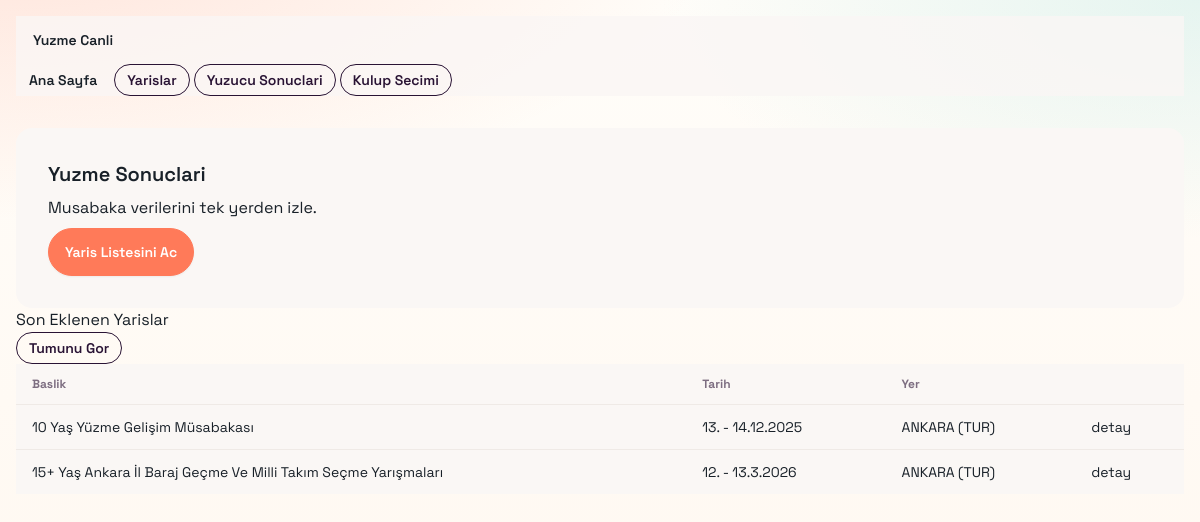
The app's page /, older data.
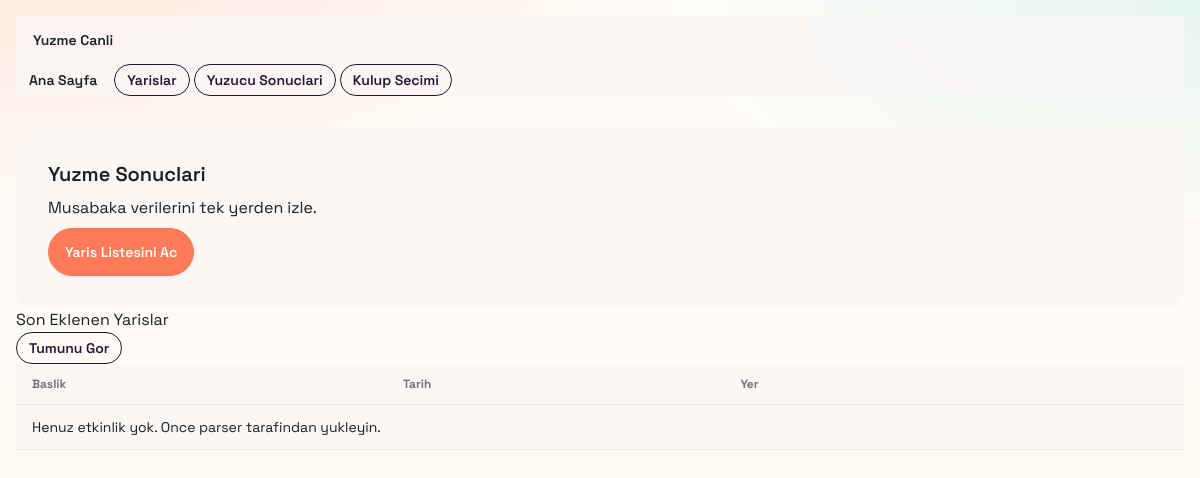
The same page, newer data.
### main/models.py (models this page shows, shortened)
class Event(models.Model):
    unique_name = models.CharField(max_length=100, unique=True, default="")
    title = models.CharField(max_length=255)
    date = models.CharField(max_length=64)
    location = models.CharField(max_length=255)
    class Meta:
        unique_together = [("title", "date", "location")]

### main/views.py (the view)
# urls.py: path('', views.home, name='home'),
def home(request):
    event_count = Event.objects.count()
    result_count = Result.objects.count()
    latest_events = Event.objects.order_by("-date", "title")[:5]
    context = {
        "event_count": event_count,
        "result_count": result_count,
        "latest_events": latest_events,
    }
    return render(request, "home.html", context)

### main/templates/home.html (shortened to what this page needs)
{% extends "base.html" %}
{% block content %}
<section class="grid gap-6 md:grid-cols-3 mb-8">
    <div class="card bg-base-100 border border-base-200 shadow-sm md:col-span-2">
        <div class="card-body">
                   <h1 class="card-title text-3xl md:text-4xl">Yuzme Sonuclari</h1>
            <p class="opacity-80">
                Musabaka verilerini tek yerden izle.
            </p>
            <div class="mt-2">
                <a href="/events/" class="btn" style="background:#ff7a59;border-color:#ff7a59;color:#fff;">Yaris Listesini Ac</a>
            </div>
        </div>
    </div>
</section>
<section>
    <div class="flex flex-col sm:flex-row sm:items-center sm:justify-between gap-3 mb-3">
        <h2 class="text-xl font-semibold">Son Eklenen Yarislar</h2>
        <a href="/events/" class="btn btn-sm btn-outline">Tumunu Gor</a>
    </div>
    <div class="overflow-x-auto rounded-2xl border border-base-200 bg-base-100">
        <table class="table table-sm sm:table-md">
            <thead>
                <tr>
                    <th>Baslik</th>
                    <th>Tarih</th>
                    <th>Yer</th>
                    <th></th>
                </tr>
            </thead>
            <tbody>
                {% for event in latest_events %}
                <tr>
                    <td>{{ event.title }}</td>
                    <td>{{ event.date }}</td>
                    <td>{{ event.location }}</td>
                    <td><a class="link link-hover" href="/events/{{ event.id }}/">detay</a></td>
                </tr>
                {% empty %}
                <tr>
                    <td colspan="4" class="opacity-70">Henuz etkinlik yok. Once parser tarafindan yukleyin.</td>
                </tr>
                {% endfor %}
            </tbody>
        </table>
    </div>
</section>
{% endblock %}

### main/templates/base.html (shortened to what this page needs)
<!DOCTYPE html>
<html lang="tr" data-theme="cupcake">
<head>
    <link href="https://cdn.jsdelivr.net/npm/daisyui@4.12.13/dist/full.min.css" rel="stylesheet" type="text/css">
</head>
<body>
    <header class="shell">
        <div class="bg-base-100/80 backdrop-blur border border-base-200 rounded-2xl shadow-sm p-2 sm:p-3">
            <div class="flex items-center justify-between gap-2">
                <a href="/" class="btn btn-ghost text-lg sm:text-xl">Yuzme Canli</a>
            </div>
            <div class="mt-2 overflow-x-auto">
                <nav class="flex gap-2 min-w-max sm:min-w-0 sm:flex-wrap">
                    <a href="/" class="btn btn-sm btn-ghost whitespace-nowrap">Ana Sayfa</a>
                    <a href="/events/" class="btn btn-sm btn-outline whitespace-nowrap">Yarislar</a>
                    <a href="/swimmers/" class="btn btn-sm btn-outline whitespace-nowrap">Yuzucu Sonuclari</a>
                    <a href="/clubs/" class="btn btn-sm btn-outline whitespace-nowrap">Kulup Secimi</a>
                </nav>
            </div>
        </div>
    </header>
    <main class="shell lift">
        {% block content %}{% endblock %}
    </main>
    <footer class="shell pb-8">
    </footer>
</body>
</html>

### main/templates/base.html (style rules this page uses)
:root { --brand-ink: #182028; --brand-coral: #ff7a59; --brand-sand: #fff7ef; --brand-sea: #b6e5df; --brand-sun: #ffd58a; }
body { font-family: "Space Grotesk", sans-serif; color: var(--brand-ink); background: radial-gradient(1200px 500px at 0% -10%, rgba(255, 122, 89, 0.20), transparent 60%), radial-gradient(900px 400px at 100% 0%, rgba(182, 229, 223, 0.35), transparent 60%), linear-gradient(180deg, #fffdf9 0%, var(--brand-sand) 100%); min-height: 100vh; }
.shell { max-width: 1200px; margin: 0 auto; padding: 0.75rem; }
@media (min-width: 640px) { .shell { padding: 1rem; } }
.lift { animation: liftIn 420ms ease both; }

Row changes from the older to the newer data that the page shows:
removed Event: title "10 Yaş Yüzme Gelişim Müsabakası", date "13. - 14.12.2025", location "ANKARA (TUR)"
removed Event: title "15+ Yaş Ankara İl Baraj Geçme Ve Milli Takım Seçme Yarışmaları", date "12. - 13.3.2026", location "ANKARA (TUR)"
Text that changed along with them:
text now shown: "Henuz etkinlik yok. Once parser tarafindan yukleyin."
